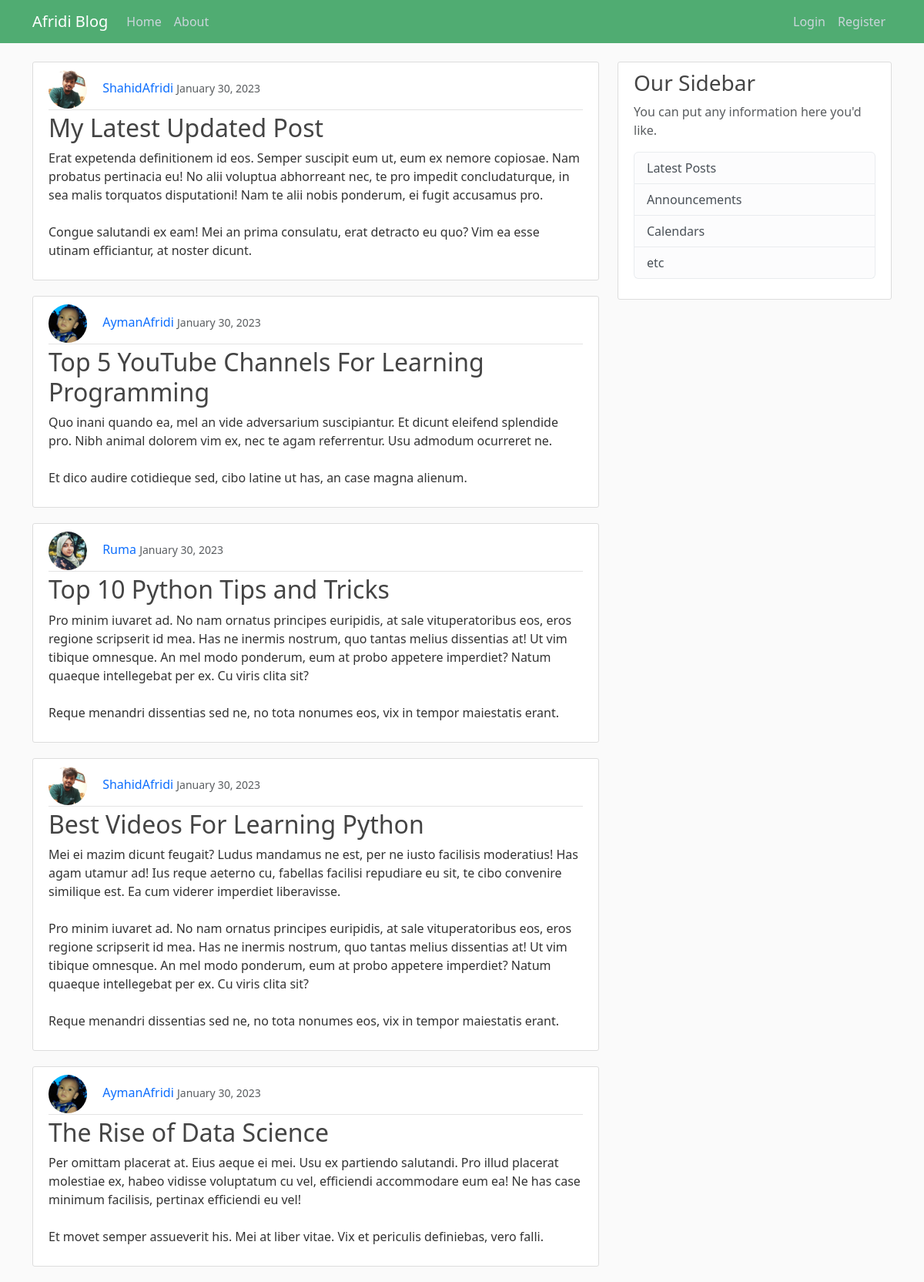
The page / on the database its author committed.
### blog/models.py (models this page shows, shortened)
class Post(models.Model):
    title = models.CharField(max_length=100)
    content = models.TextField()
    date_posted = models.DateTimeField(default=timezone.now)
    author = models.ForeignKey(User, on_delete=models.CASCADE)

### users/models.py (models this page shows, shortened)
class Profile(models.Model):
    user = models.OneToOneField(User, on_delete=models.CASCADE)
    image = models.ImageField(default='default.jpg', upload_to='profile_pics')

### blog/views.py (the view)
# urls.py: path('', PostListView.as_view(), name='blog-home'),
class PostListView(ListView):
    model = Post
    template_name = 'blog/home.html'    #<app>/<model>_<viewtype>.html
    context_object_name = 'posts'
    ordering = ['-date_posted']
    paginate_by = 5

### blog/templates/blog/home.html
{% extends "blog/base.html" %}
{% block content %}
    {% for post in posts %}
        <article class="media content-section">
            <div class="media-body">
                <div class="article-metadata">
                    <img class="rounded-circle article-img" src="{{ post.author.profile.image.url }}" alt="userProfileImage">
                    <a class="mr-2" href="#">{{ post.author }}</a>
                    <small class="text-muted">{{ post.date_posted|date:"F d, Y" }}</small>
                </div>
                <div>
                    <h2><a class="article-title" href="{% url 'post-detail' post.id %}">{{ post.title }}</a></h2>
                    <p class="article-content">{{ post.content }}</p>
                </div>
            </div>
        </article>
    {% endfor %}
{% endblock content %}

### blog/static/blog/main.css (style rules this page uses)
body { background: #fafafa; color: #333333; margin-top: 5rem; }
h1, h2, h3, h4, h5, h6 { color: #444444; }
a { text-decoration: none; }
.content-section { background: #ffffff; padding: 10px 20px; border: 1px solid #dddddd; border-radius: 3px; margin-bottom: 20px; }
.article-title { color: #444444; }
.article-content { white-space: pre-line; }
.article-img { height: 50px; width: 50px; margin-right: 16px; }
.article-metadata { padding-bottom: 1px; margin-bottom: 4px; border-bottom: 1px solid #e3e3e3 }

### rows shown on the page
Post: author.profile.image (picture), author "ShahidAfridi", date_posted "January 30, 2023", title "My Latest Updated Post", content "Erat expetenda definitionem id eos. Semper suscipit eum ut, eum ex nemore copiosae. Nam probatus pertinacia eu! No alii voluptua abhorreant nec, te pro impedit concludaturque, in sea malis torquatos disputationi! Nam te alii nobis ponderum, ei fugit accusamus pro. Congue salutandi ex eam! Mei an prima consulatu, erat detracto eu quo? Vim ea esse utinam efficiantur, at noster dicunt."
Post: author.profile.image (picture), author "AymanAfridi", date_posted "January 30, 2023", title "Top 5 YouTube Channels For Learning Programming", content "Quo inani quando ea, mel an vide adversarium suscipiantur. Et dicunt eleifend splendide pro. Nibh animal dolorem vim ex, nec te agam referrentur. Usu admodum ocurreret ne. Et dico audire cotidieque sed, cibo latine ut has, an case magna alienum."
Post: author.profile.image (picture), author "Ruma", date_posted "January 30, 2023", title "Top 10 Python Tips and Tricks", content "Pro minim iuvaret ad. No nam ornatus principes euripidis, at sale vituperatoribus eos, eros regione scripserit id mea. Has ne inermis nostrum, quo tantas melius dissentias at! Ut vim tibique omnesque. An mel modo ponderum, eum at probo appetere imperdiet? Natum quaeque intellegebat per ex. Cu viris clita sit? Reque menandri dissentias sed ne, no tota nonumes eos, vix in tempor maiestatis erant."
Post: author.profile.image (picture), author "ShahidAfridi", date_posted "January 30, 2023", title "Best Videos For Learning Python", content "Mei ei mazim dicunt feugait? Ludus mandamus ne est, per ne iusto facilisis moderatius! Has agam utamur ad! Ius reque aeterno cu, fabellas facilisi repudiare eu sit, te cibo convenire similique est. Ea cum viderer imperdiet liberavisse. Pro minim iuvaret ad. No nam ornatus principes euripidis, at sale vituperatoribus eos, eros regione scripserit id mea. Has ne inermis nostrum, quo tantas melius dissentias at! Ut vim tibique omnesque. An mel modo ponderum, eum at probo appetere imperdiet? Natum quaeque intellegebat per ex. Cu viris clita sit? Reque menandri dissentias sed ne, no tota nonumes eos, vix in tempor maiestatis erant."
Post: author.profile.image (picture), author "AymanAfridi", date_posted "January 30, 2023", title "The Rise of Data Science", content "Per omittam placerat at. Eius aeque ei mei. Usu ex partiendo salutandi. Pro illud placerat molestiae ex, habeo vidisse voluptatum cu vel, efficiendi accommodare eum ea! Ne has case minimum facilisis, pertinax efficiendi eu vel! Et movet semper assueverit his. Mei at liber vitae. Vix et periculis definiebas, vero falli."
